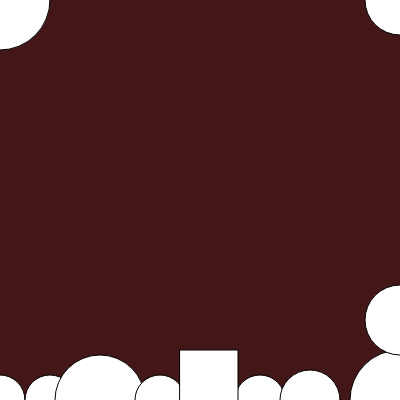
Frame 1 (no input)
Frame 60 (no input): identical to frame 1, image omitted
Frame 120 (the mouse pressed at the canvas centre since frame 60): identical to frame 1, image omitted

The p5.js sketch that drew this single still picture (run headless with seeded random() and noise() and a simulated clock; from frame 60 on, the mouse is pressed at the canvas centre):

// p5.js sketch
// ── sketch.js
function setup() {
createCanvas(400, 400);
}

function draw() {
background(67,23,24);
circle(0,0,100)

circle(0,400,50)
circle(50,400,50)
circle(100,400,90)
circle(160,400,50)
circle(260,400,50)
circle(310,400,60)
circle(400,400,100)
circle(400,320,70)
circle(400,0,70)
rect(180,350,58)


}
